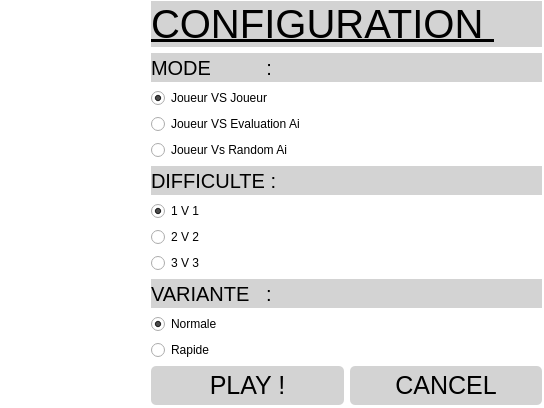
<?xml version="1.0" encoding="UTF-8"?>
<ui version="4.0">
 <class>MyConfig</class>
 <widget class="QDialog" name="MyConfig">
  <property name="geometry">
   <rect>
    <x>0</x>
    <y>0</y>
    <width>544</width>
    <height>408</height>
   </rect>
  </property>
  <property name="windowTitle">
   <string>Dialog</string>
  </property>
  <property name="styleSheet">
   <string notr="true">background-color: white;</string>
  </property>
  <widget class="QLabel" name="config_label">
   <property name="geometry">
    <rect>
     <x>-1</x>
     <y>-4</y>
     <width>151</width>
     <height>151</height>
    </rect>
   </property>
   <property name="text">
    <string/>
   </property>
  </widget>
  <widget class="QWidget" name="">
   <property name="geometry">
    <rect>
     <x>151</x>
     <y>1</y>
     <width>391</width>
     <height>404</height>
    </rect>
   </property>
   <layout class="QVBoxLayout" name="verticalLayout_4">
    <item>
     <widget class="QLabel" name="label_3">
      <property name="styleSheet">
       <string notr="true">text-decoration: underline;color: black; background: #d3d3d3; font-size: 40px;font-family: 'Arial Black', Gadget, sans-serif;</string>
      </property>
      <property name="text">
       <string>CONFIGURATION </string>
      </property>
     </widget>
    </item>
    <item>
     <widget class="QLabel" name="label">
      <property name="styleSheet">
       <string notr="true">color: black; background: #d3d3d3; font-size: 20px;font-family: 'Arial Black', Gadget, sans-serif;</string>
      </property>
      <property name="text">
       <string>MODE          :</string>
      </property>
     </widget>
    </item>
    <item>
     <layout class="QVBoxLayout" name="verticalLayout">
      <item>
       <widget class="QRadioButton" name="radioButton">
        <property name="text">
         <string>Joueur VS Joueur</string>
        </property>
        <property name="checked">
         <bool>true</bool>
        </property>
        <attribute name="buttonGroup">
         <string notr="true">buttonGroup_2</string>
        </attribute>
       </widget>
      </item>
      <item>
       <widget class="QRadioButton" name="radioButton_2">
        <property name="text">
         <string>Joueur VS Evaluation Ai</string>
        </property>
        <attribute name="buttonGroup">
         <string notr="true">buttonGroup_2</string>
        </attribute>
       </widget>
      </item>
      <item>
       <widget class="QRadioButton" name="radioButton_8">
        <property name="text">
         <string>Joueur Vs Random Ai</string>
        </property>
        <attribute name="buttonGroup">
         <string notr="true">buttonGroup_2</string>
        </attribute>
       </widget>
      </item>
     </layout>
    </item>
    <item>
     <widget class="QLabel" name="label_2">
      <property name="styleSheet">
       <string notr="true">color: black; background: #d3d3d3; font-size: 20px;font-family: 'Arial Black', Gadget, sans-serif;</string>
      </property>
      <property name="text">
       <string>DIFFICULTE :</string>
      </property>
     </widget>
    </item>
    <item>
     <layout class="QVBoxLayout" name="verticalLayout_2">
      <item>
       <widget class="QRadioButton" name="radioButton_3">
        <property name="text">
         <string>1 V 1</string>
        </property>
        <property name="checked">
         <bool>true</bool>
        </property>
        <attribute name="buttonGroup">
         <string notr="true">buttonGroup</string>
        </attribute>
       </widget>
      </item>
      <item>
       <widget class="QRadioButton" name="radioButton_4">
        <property name="text">
         <string>2 V 2</string>
        </property>
        <attribute name="buttonGroup">
         <string notr="true">buttonGroup</string>
        </attribute>
       </widget>
      </item>
      <item>
       <widget class="QRadioButton" name="radioButton_5">
        <property name="text">
         <string>3 V 3</string>
        </property>
        <attribute name="buttonGroup">
         <string notr="true">buttonGroup</string>
        </attribute>
       </widget>
      </item>
     </layout>
    </item>
    <item>
     <widget class="QLabel" name="label_4">
      <property name="styleSheet">
       <string notr="true">color: black; background: #d3d3d3; font-size: 20px;font-family: 'Arial Black', Gadget, sans-serif;</string>
      </property>
      <property name="text">
       <string>VARIANTE   :</string>
      </property>
     </widget>
    </item>
    <item>
     <layout class="QVBoxLayout" name="verticalLayout_3">
      <item>
       <widget class="QRadioButton" name="radioButton_6">
        <property name="text">
         <string>Normale</string>
        </property>
        <property name="checked">
         <bool>true</bool>
        </property>
        <attribute name="buttonGroup">
         <string notr="true">buttonGroup_3</string>
        </attribute>
       </widget>
      </item>
      <item>
       <widget class="QRadioButton" name="radioButton_7">
        <property name="text">
         <string>Rapide</string>
        </property>
        <property name="checked">
         <bool>false</bool>
        </property>
        <attribute name="buttonGroup">
         <string notr="true">buttonGroup_3</string>
        </attribute>
       </widget>
      </item>
     </layout>
    </item>
    <item>
     <layout class="QHBoxLayout" name="horizontalLayout">
      <item>
       <widget class="QPushButton" name="pushButton">
        <property name="styleSheet">
         <string notr="true"> QPushButton#pushButton {
color: black ;
font-family: 'Arial Black', Gadget, sans-serif; font-size:25px;
text-transform: uppercase;
background: #d3d3d3;
padding: 5px;
border-radius: 5px;

border: none;
}

 QPushButton#pushButton:hover {
color:white;
background: black	;


}</string>
        </property>
        <property name="text">
         <string>PLAY !</string>
        </property>
       </widget>
      </item>
      <item>
       <widget class="QPushButton" name="pushButton_2">
        <property name="styleSheet">
         <string notr="true"> QPushButton#pushButton_2 {
color: black ;
font-family: 'Arial Black', Gadget, sans-serif; font-size:25px;
text-transform: uppercase;
background: #d3d3d3;
padding: 5px;
border-radius: 5px;
border: none;
}

 QPushButton#pushButton_2:hover {
color:white;
background: black;


}</string>
        </property>
        <property name="text">
         <string>CANCEL</string>
        </property>
       </widget>
      </item>
     </layout>
    </item>
   </layout>
  </widget>
 </widget>
 <resources/>
 <connections>
  <connection>
   <sender>pushButton_2</sender>
   <signal>clicked()</signal>
   <receiver>MyConfig</receiver>
   <slot>close()</slot>
   <hints>
    <hint type="sourcelabel">
     <x>407</x>
     <y>343</y>
    </hint>
    <hint type="destinationlabel">
     <x>598</x>
     <y>318</y>
    </hint>
   </hints>
  </connection>
 </connections>
 <buttongroups>
  <buttongroup name="buttonGroup_2"/>
  <buttongroup name="buttonGroup"/>
  <buttongroup name="buttonGroup_3"/>
 </buttongroups>
</ui>
